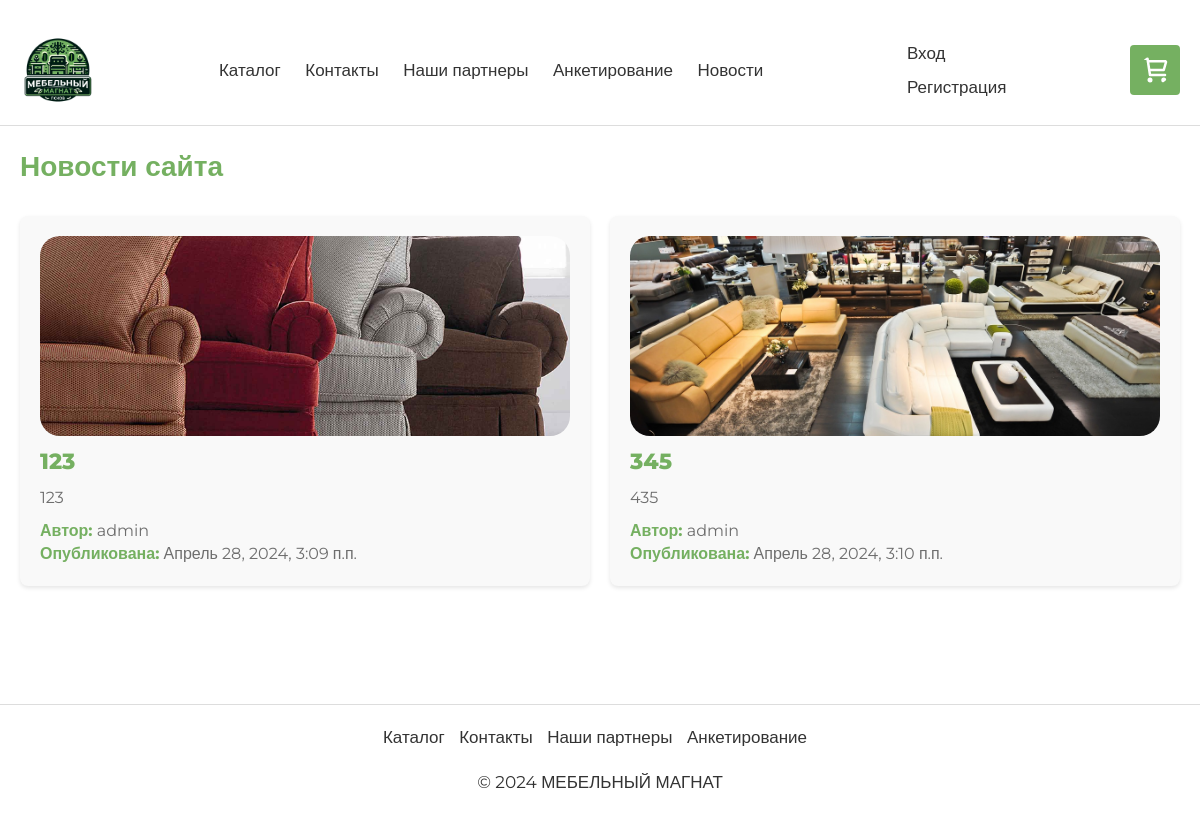
Page /news/ on the committed database.
### app/models.py (models this page shows, shortened)
class News(models.Model):
    id = models.BigAutoField(primary_key=True)
    user = models.ForeignKey(User, on_delete=models.CASCADE)
    title = models.CharField(max_length=100)
    short_info = models.TextField()
    text = models.TextField()
    date = models.DateTimeField(auto_now_add=True)

class NewsImages(models.Model):
    id = models.BigAutoField(primary_key=True)
    news = models.ForeignKey(News, on_delete=models.CASCADE)
    path = models.FileField()

### app/views.py (the view)
# urls.py: path('news/', views.news, name='news'),
def news(request):
    avatar = None
    if request.user.is_authenticated:
        avatar = UserProfile.objects.filter(user=request.user).first()
    news = News.objects.all()
    for snews in news:
        images = NewsImages.objects.filter(news=snews)
        snews.images = images
    context = {
        "title": "Новости",
        "avatar": avatar,
        "news": news
    }
    return render(request, 'app/news.html', context)

### app/templates/app/news.html (shortened to what this page needs)
﻿{% extends "app/layout.html" %}
{% load static %}
{% block content %}
<div style="margin: 20px 0">
    <div style="display: flex; width: 100%; justify-content: space-between; align-items: center; font-size: 28px; color: #75b061; font-weight: 600; margin-bottom: 30px;">
        <div>
            Новости сайта
        </div>
    </div>
    <div>
        {% if news %}
        <div class="product-container1">
            {% for single_news in news %}
            <div class="product-card">
                <div class="product-details">
                    {% if single_news.images|length > 1 %}
                    <div>
                        <div class="product-image" style="min-height: 200px; height: 200px; overflow: hidden;">
                            {% if single_news.images %}
                            {% if single_news.images|length > 1 %}
                            <div id="carouselExample{{ single_news.id }}" class="carousel slide" data-ride="carousel" style="height: 200px; margin">
                                <div class="carousel-inner" style="height: 200px;">
                                    {% for image in single_news.images %}
                                    <div class="carousel-item {% if forloop.first %}active{% endif %}">
                                        <img src="{{ image.path.url }}" class="d-block w-100" alt="Изображение новости" style="height: 200px; object-fit: cover; border-radius: 20px;">
                                    </div>
                                    {% endfor %}
                                </div>
                                <a class="carousel-control-prev" href="#carouselExample{{ single_news.id }}" role="button" data-slide="prev">
                                    <span class="carousel-control-prev-icon" aria-hidden="true"></span>
                                    <span class="sr-only">Previous</span>
                                </a>
                                <a class="carousel-control-next" href="#carouselExample{{ single_news.id }}" role="button" data-slide="next">
                                    <span class="carousel-control-next-icon" aria-hidden="true"></span>
                                    <span class="sr-only">Next</span>
                                </a>
                            </div>
                            {% else %}
                            <img src="{{ single_news.images.0.path.url }}" alt="Изображение новости" style="width: 100%; height: 100%; object-fit: cover; border-radius: 20px;">
                            {% endif %}
                            {% else %}
                            <img src="{% static 'app/content/nophoto.jpg' %}" alt="Нет фото" style="width: 100%; height: 100%; object-fit: cover; border-radius: 20px;">
                            {% endif %}
                        </div>
                        <a style="text-decoration: none;" href="/news/{{ single_news.id }}/">
                            <div class="product-card-title" style="margin-top: 10px">{{ single_news.title }}</div>
                            <p class="product-card-description" style="text-align: left">{{ single_news.short_info }}</p>
                        </a>
                    </div>
                    {% else %}
                    <a style="text-decoration: none;" href="/news/{{ single_news.id }}/">
                        <div>
                            <div class="product-image" style="min-height: 200px; height: 200px; overflow: hidden;">
                                {% if single_news.images %}
                                {% if single_news.images|length > 1 %}
                                <div id="carouselExample{{ single_news.id }}" class="carousel slide" data-ride="carousel" style="height: 200px; margin">
                                    <div class="carousel-inner" style="height: 200px;">
                                        {% for image in single_news.images %}
                                        <div class="carousel-item {% if forloop.first %}active{% endif %}">
                                            <img src="{{ image.path.url }}" class="d-block w-100" alt="Изображение новости" style="height: 200px; object-fit: cover; border-radius: 20px;">
                                        </div>
                                        {% endfor %}
                                    </div>
                                    <a class="carousel-control-prev" href="#carouselExample{{ single_news.id }}" role="button" data-slide="prev">
                                        <span class="carousel-control-prev-icon" aria-hidden="true"></span>
                                        <span class="sr-only">Previous</span>
                                    </a>
                                    <a class="carousel-control-next" href="#carouselExample{{ single_news.id }}" role="button" data-slide="next">
                                        <span class="carousel-control-next-icon" aria-hidden="true"></span>
                                        <span class="sr-only">Next</span>
                                    </a>
                                </div>
                                {% else %}
                                <img src="{{ single_news.images.0.path.url }}" alt="Изображение новости" style="width: 100%; height: 100%; object-fit: cover; border-radius: 20px;">
                                {% endif %}
                                {% else %}
                                <img src="{% static 'app/content/nophoto.jpg' %}" alt="Нет фото" style="width: 100%; height: 100%; object-fit: cover; border-radius: 20px;">
                                {% endif %}
                            </div>
                            <div class="product-card-title" style="margin-top: 10px">{{ single_news.title }}</div>
                            <p class="product-card-description" style="text-align: left">{{ single_news.short_info }}</p>
                        </div>
                    </a>
                    {% endif %}
                    <div>
                        <div style="font-size: 16px; color: #6e6e6e"><b style="color: #75b061">Автор:</b> {{ single_news.user }}</div>
                        <div style="font-size: 16px; color: #6e6e6e"><b style="color: #75b061">Опубликована:</b> {{ single_news.date }}</div>
                    </div>
                </div>
            </div>
            {% endfor %}
        </div>
        {% else %}
        <div style="font-size: 20px; height: calc(100vh - 390px); opacity: 0.8; display: flex; justify-content: center; align-items: center">
            Новостей пока нет!
        </div>
        {% endif %}
    </div>
</div>
{% endblock %}

### app/static/app/content/site.css (style rules this page uses)
* { padding: 0; margin: 0; font-family: "Montserrat", sans-serif; transition: all 0.3s; }
p { margin: 0; }
html, body { margin: 0; max-width: 100vw; height: 100%; color: #333; }
.product-container1 { display: grid; grid-template-columns: repeat(auto-fill, minmax(400px, 1fr)); grid-gap: 20px; }
.product-card { background-color: #f9f9f9; border-radius: 8px; box-shadow: 0 2px 4px rgba(0, 0, 0, 0.1); padding: 20px; display: flex; flex-direction: column; transition: transform 0.2s ease-in-out; cursor: pointer; height: 100%; }
.product-image { flex: 0 0 30%; }
.product-details { flex: 1; display: flex; flex-direction: column; justify-content: space-between; }
.product-card-title { width: 100%; text-align: left; color: #75b061; font-weight: 800; font-size: 22px; margin-bottom: 10px; }
.product-card-description { width: 100%; text-align: justify; color: #6E6E6E; font-size: 16px; }

### rows in the picture
News: images.0.path (picture), title "123", short_info "123", user "admin", date "Апрель 28, 2024, 3:09 п.п."
News: images.0.path (picture), title "345", short_info "435", user "admin", date "Апрель 28, 2024, 3:10 п.п."
